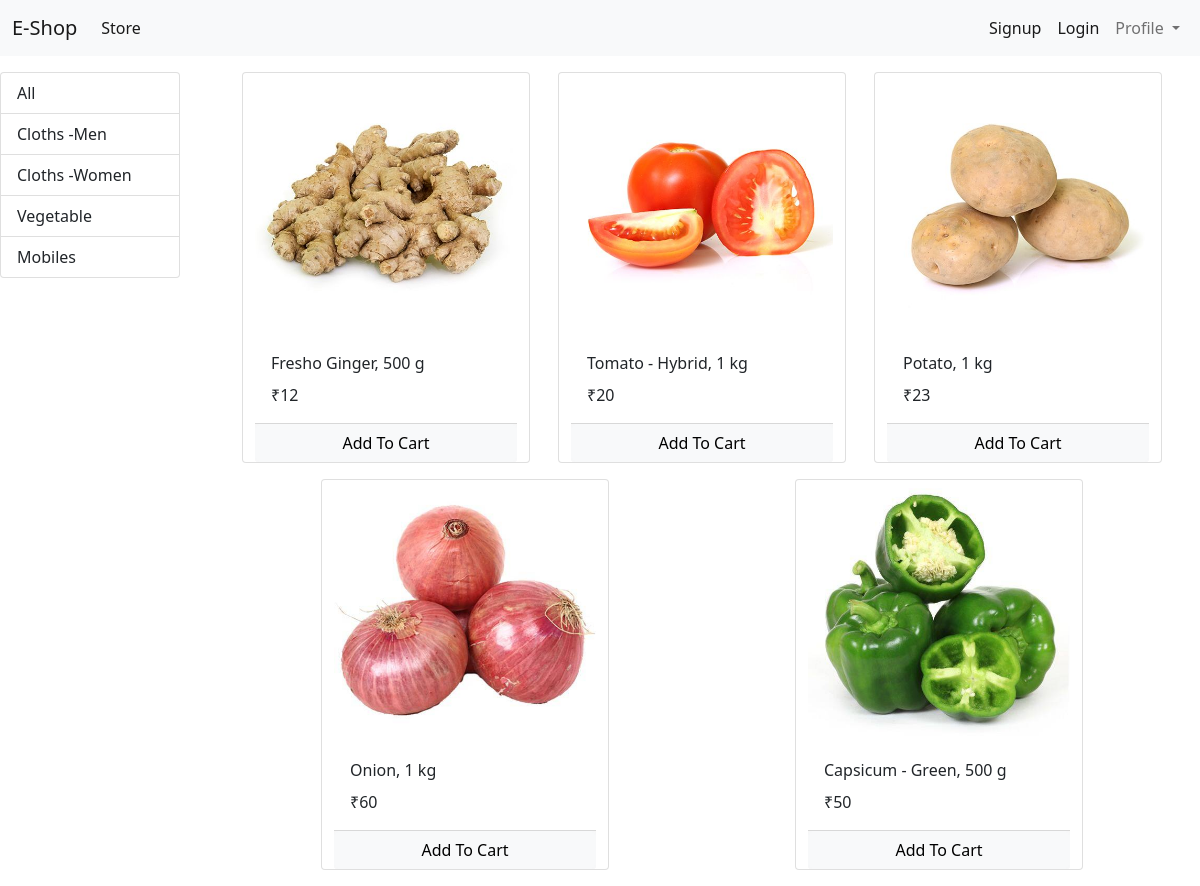
Screenshot of /?category=3 with the database file from the repository.
### store/models/category.py (models this page shows, shortened)
class Category(models.Model):
    name=models.CharField(max_length=50)
    @staticmethod
    def get_all_categories():
        return Category.objects.all();

### store/models/products.py (models this page shows, shortened)
class Product(models.Model):
    name=models.CharField(max_length=50)
    price=models.IntegerField(default=0)
    description=models.CharField(max_length=200,default=" ",blank=True,null=True)
    category=models.ForeignKey(Category,on_delete=models.CASCADE,default=1)
    image=models.ImageField(upload_to='uploads/products/images')
    @staticmethod
    def get_all_products_specific_category(category_id):
        if category_id:
            return Product.objects.filter(category=category_id)
        else:
            return Product.get_all_products()

### store/views/index.py (the view, shortened to what this page needs)
# urls.py: path('',index.Index.as_view(),name='home_page'),
class Index(View):
    def get(self,request):
        cart=request.session.get('cart')
        if not cart:
            request.session['cart']={}
        product = None
        categories = Category.get_all_categories()
        category = request.GET.get('category')
        if category:
            product = Product.get_all_products_specific_category(category)
        else:
            product = Product.get_all_products()
        data = {}
        data['products'] = product
        data['categories'] = categories
        return render(request, 'index.html', data)

### store/templatetags/cart.py (called while the page is built)
@register.filter(name='is_in_cart')
def is_in_cart(product,cart):
    keys=cart.keys()
    for key in keys:
        if int(key)==product.id:
            return True
    return False

### store/templatetags/custom_filter.py (called while the page is built)
@register.filter(name='currency')
def currency(price):
    return "₹"+str(price)

### store/templates/index.html (shortened to what this page needs)
{% extends 'base.html' %}
{% block content %}
{% load cart %}
{% load custom_filter %}
    <div class="row mt-3">
      <div id="categories" class="col-lg-2 mx-auto">
        <div class="list-group">
            <a href="/" class="list-group-item list-group-item-action">All</a>
            {% for category in categories %}
                <a href="/?category={{category.id}}" class="list-group-item list-group-item-action">{{category.name}}</a>
            {% endfor %}
        </div>
      </div>
      <div id="products" class="col-lg-10 mx-auto">
        <div class="container-fluid">
          <div class="row mx-auto">
              {% for product in products %}
              <div class="card mx-auto mb-3" id='{{product.id}}' style="width: 18rem;">
                  <img src={{product.image.url}} class="card-img-top" alt="Card Image Cap">
                  <div class="card-body">
                  <p class="card-title">{{product.name}}</p>
                  <p class="card-text">{{product.price|currency}}</p>
                  </div>
                  <div class="card-footer p-0 no-gutters">
						{% if product|is_in_cart:request.session.cart %}
						<div class="row no-gutters">
							<form action="/#{{product.id}}" class="col-2 " method="post">
								{% csrf_token %}
								<input hidden type="text" name='product' value='{{product.id}}'>
								<input hidden type="text" name='remove' value='True'>
								<input type="submit" value=" - " class="btn btn-block btn-light border-right">
							</form>
							<div class="text-center col">{{product|cart_quantity:request.session.cart}} in Cart</div>
							<form action="/#{{product.id}}" class="col-2 " method="post">
								{% csrf_token %}
								<input hidden type="text" name='product' value='{{product.id}}'>
								<input type="submit" value=" + " class="btn btn-block btn-light border-left">
							</form>
						</div>
						{% else %}
						<form action="/#{{product.id}}" method="POST" class="btn-block">
							<input type="submit" class="float-right btn btn-light  form-control"
								value="Add To Cart">
						</form>
						{% endif %}
					</div>
              </div>
              {% endfor %}
          </div>
      </div>
      </div>
    </div>
{% endblock %}

### rows the page displays
Category: name "Cloths -Men"
Category: name "Cloths -Women"
Category: name "Vegetable"
Category: name "Mobiles"
Product: image (picture), name "Fresho Ginger, 500 g", price "₹12"
Product: image (picture), name "Tomato - Hybrid, 1 kg", price "₹20"
Product: image (picture), name "Potato, 1 kg", price "₹23"
Product: image (picture), name "Onion, 1 kg", price "₹60"
Product: {{ product.id }} 18 (drawn), image (picture), name "Capsicum - Green, 500 g", price "₹50"
